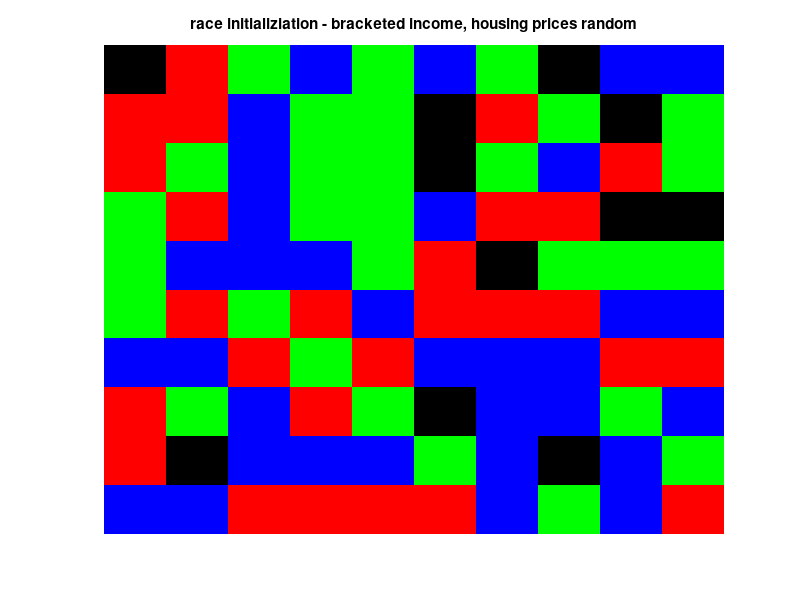
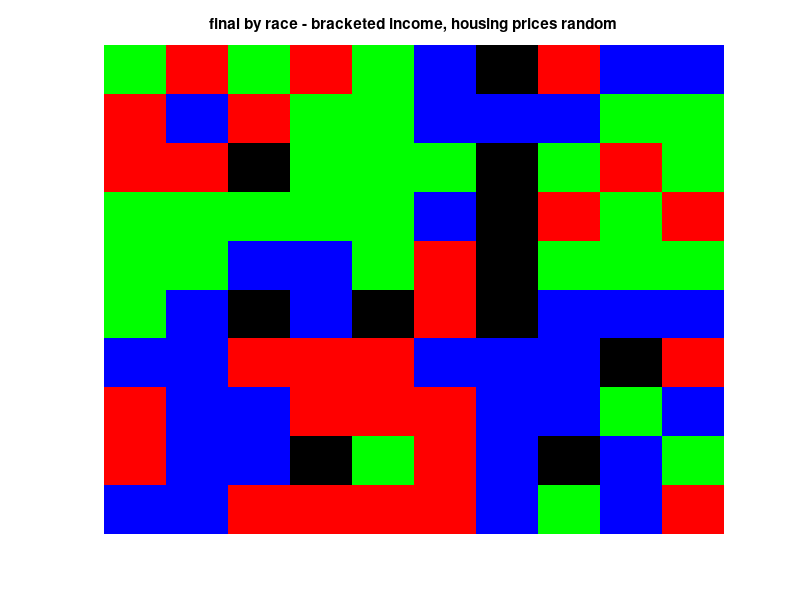
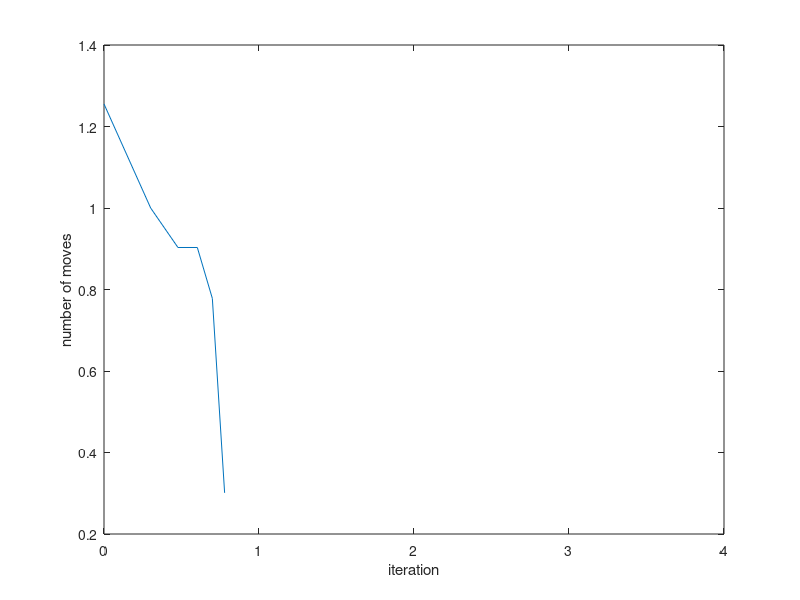

Write MATLAB code to recreate these figures, in order.
% SYDE 332
% Racial Segregation Model Attempt

% size of grid
n = 10;

% proportion of vacancies
vacanicies_proportion = 0.1;

% number of races
T = 3;

% number of economic brackets
E = 3;

% colors
map = [0 0 0; 1 0 0; 0 1 0; 0 0 1];

% racial dispreference parameter
% minimum fraction of friends that I need to be satisfied
F = 4/8;

max_iterations = 10000;

% initialize
z = zeros(n,n,3);

for i=1:n
    for j=1:n
        if rand > vacanicies_proportion
            z(i,j,1) = randi(T);
            z(i,j,2) = randi(E);
        end
        z(i,j,3) = randi(E);
    end
end

[row,col] = find(z(:,:,1)==0);
pos_vacancies = [row col];

figure,
imagesc(z(:,:,1));
colormap(map);
title('race initializiation - bracketed income, housing prices random');
axis('off');

% figure,
% imagesc(z(:,:,2));
% colormap(map);
% title('economics initializiation');
% axis('off');

number_of_moves = zeros(1,max_iterations);

%% run simulation
total_neighbours = 8;

for k=1:max_iterations
    x = randperm(n);
    for i=x
        y = randperm(n);
        for j=y
            if z(i,j)~=0
                not_like_me = 0;

                if i~=1 && z(i-1,j) ~= z(i,j) && z(i-1,j) ~=0
                    not_like_me = not_like_me +1;
                end
                if i~=n && z(i+1,j) ~= z(i,j) && z(i+1,j) ~=0
                    not_like_me = not_like_me +1;
                end
                if j~=1 && z(i,j-1) ~= z(i,j) && z(i,j-1) ~=0
                    not_like_me = not_like_me +1;
                end
                if j~=n && z(i,j+1) ~= z(i,j) && z(i,j+1) ~=0
                    not_like_me = not_like_me +1;
                end
                if i~=1 && j~=1 && z(i-1,j-1) ~= z(i,j) && z(i-1,j-1) ~= 0
                    not_like_me = not_like_me +1;
                end
                if i~=1 && j~=n && z(i-1,j+1) ~= z(i,j) && z(i-1,j+1) ~= 0
                    not_like_me = not_like_me +1;
                end
                if i~=n && j~=1 && z(i+1,j-1) ~= z(i,j) && z(i+1,j-1) ~= 0
                    not_like_me = not_like_me +1;
                end
                if i~=n && j~=n && z(i+1,j+1) ~= z(i,j) && z(i+1,j+1) ~= 0
                    not_like_me = not_like_me +1;
                end
                
                friends = total_neighbours - not_like_me;

                if friends/total_neighbours < F

                    new_x = randi(n);
                    new_y = randi(n);
                    
                    while (z(new_x,new_y,1) ~= 0) %%&& (z(new_x,new_y,3) > z(i,j,2))
                        new_x = randi(n);
                        new_y = randi(n);
                        disp('in da while loop')
                    end
                    
                    if z(new_x,new_y,3) <= z(i,j,2)
                        z(new_x,new_y,1) = z(i,j,1);
                        z(new_x,new_y,2) = z(i,j,2);
                        z(i,j,1) = 0;
                        z(i,j,2) = 0;
                        number_of_moves(k) = number_of_moves(k) + 1;
                    end
                    
%                     idx = randperm(length(pos_vacancies));
%                     
%                     p = 1;
%                     
%                     new_x = pos_vacancies(idx(p),1);
%                     new_y = pos_vacancies(idx(p),2);
% 
%                     z(new_x,new_y) = z(i,j);
%                     z(i,j) = 0;
%                     number_of_moves(k) = number_of_moves(k) + 1;
%                     pos_vacancies(idx(p),1) = i;
%                     pos_vacancies(idx(p),2) = j;
                    
                end
            end
%             imagesc(z(:,:,1));
%             colormap(map);
%             axis('off');
%             pause(0.001);

        end
    end
    if number_of_moves(k) == 0
        disp('number of iterations to convergence: ')
        disp(k);
        disp('total number of moves to convergence: ')
        disp(sum(number_of_moves))
        break;
    end
end

figure,
imagesc(z(:,:,1));
colormap(map);
axis('off');
title('final by race - bracketed income, housing prices random');

% figure,
% imagesc(z(:,:,2));
% colormap(map);
% axis('off');
% title('final by economics');

%% plot number of moves
iterant = 1:max_iterations;
figure,
plot(log10(iterant), log10(number_of_moves));
xlabel('iteration'),ylabel('number of moves');
